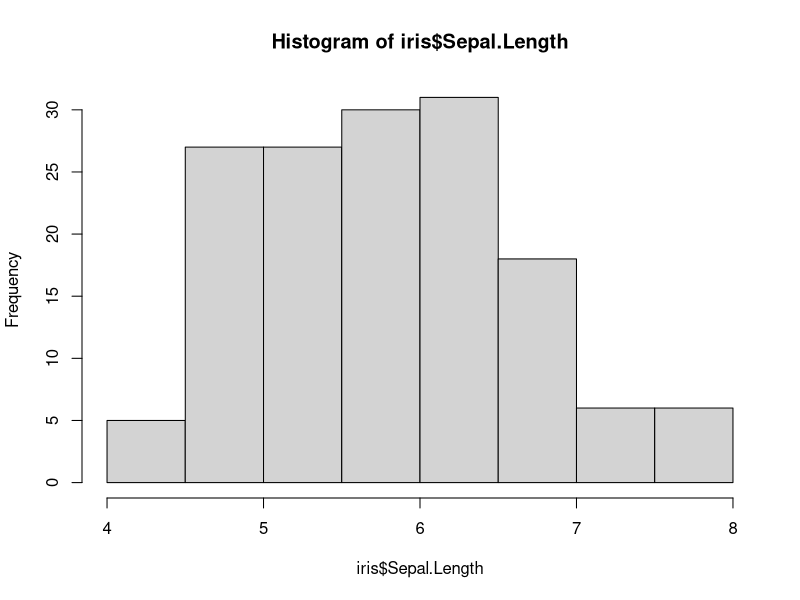
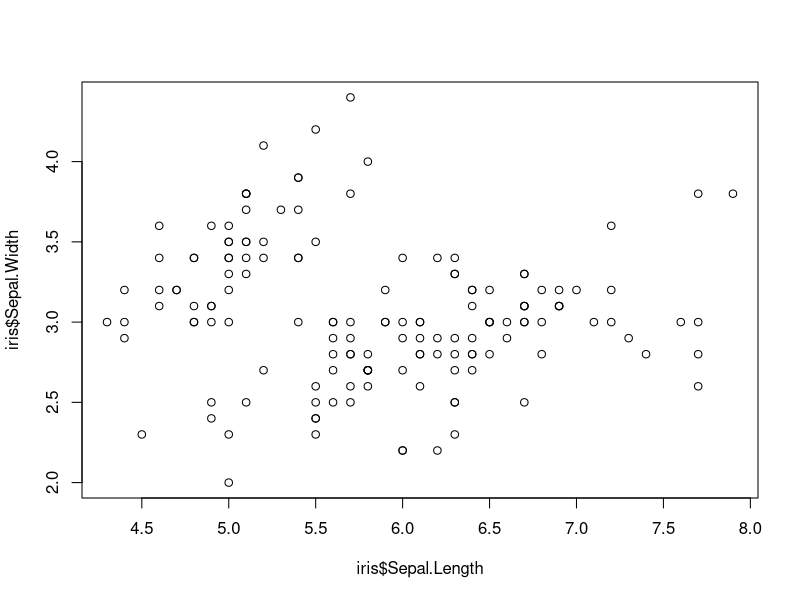
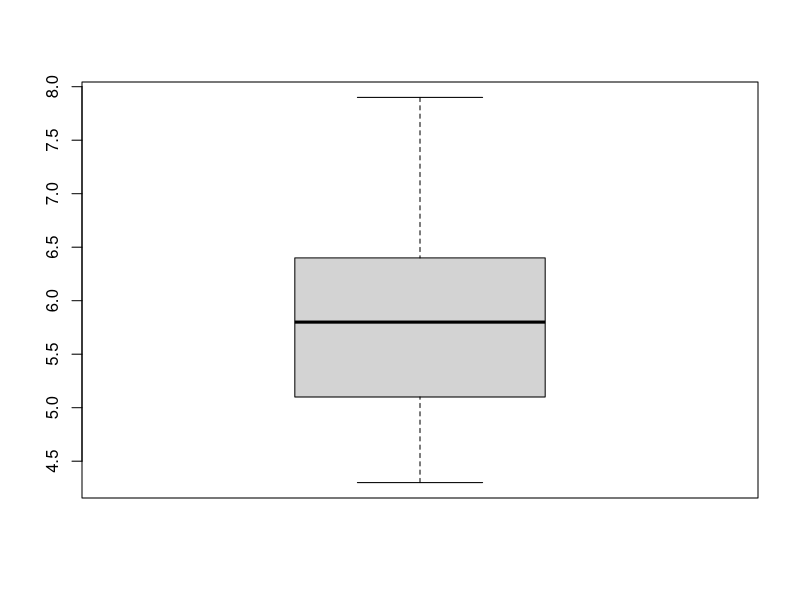
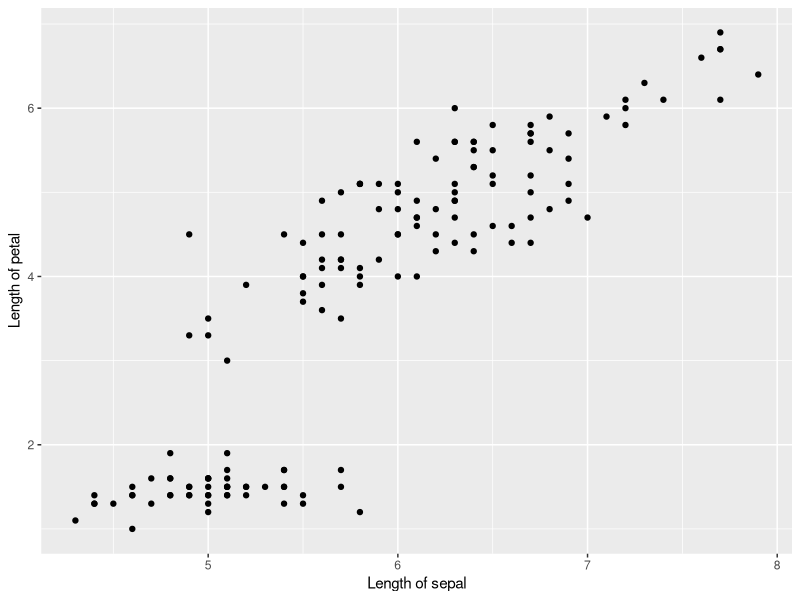
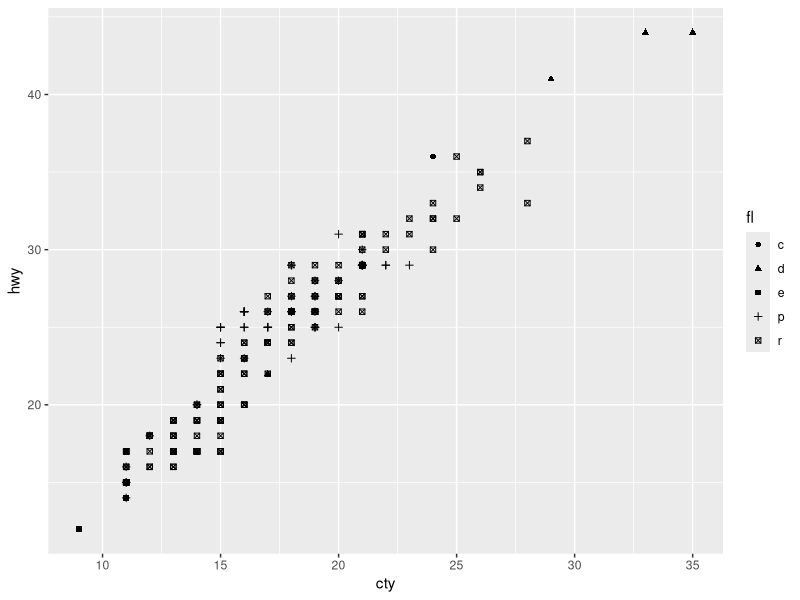
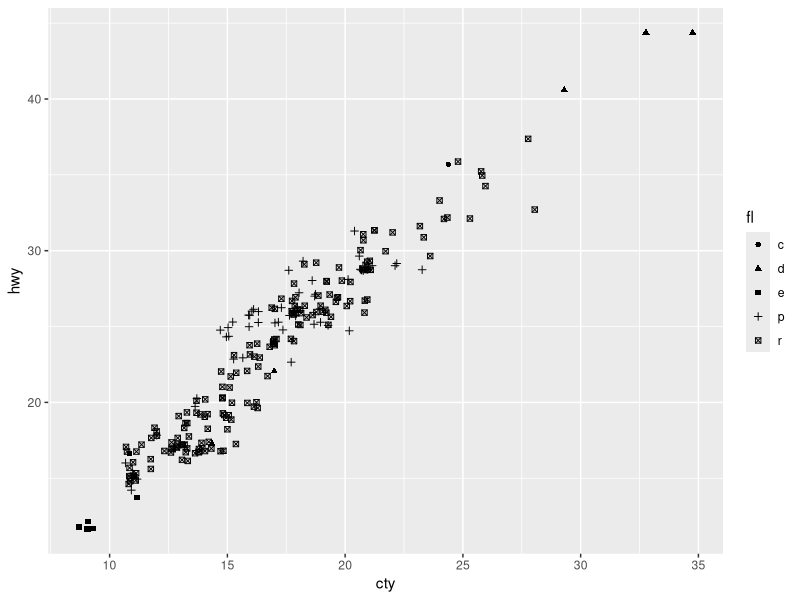
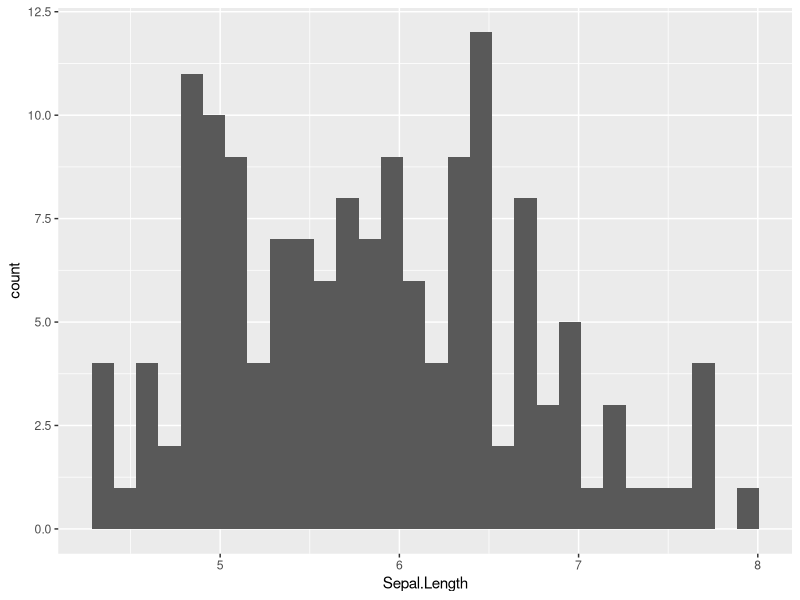
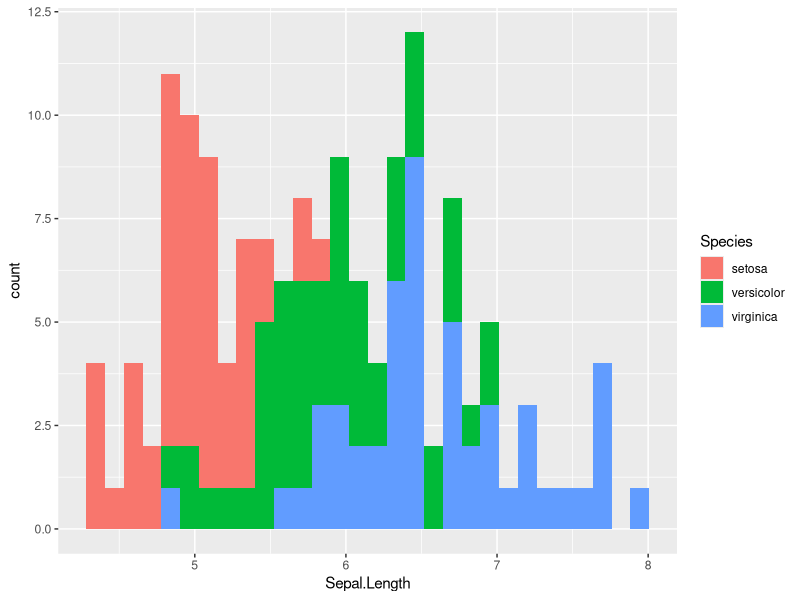

These charts were generated, in order, by the following R code:
## ---- chunk 1
knitr::opts_chunk$set(echo = TRUE)
library(tidyverse) 
library(MASS) 
## ---- chunk 2

hist(iris$Sepal.Length) #ヒストグラムを作成する
plot(iris$Sepal.Length, iris$Sepal.Width) #散布図を作成する
boxplot(iris$Sepal.Length) #箱ひげ図を作成する

## ---- chunk 3

p = ggplot() + 
  geom_point(data = iris, aes(x=Sepal.Length, y=Petal.Length)) + 
  labs(x = "Length of sepal", y = "Length of petal") 
p

## ---- chunk 4

p = ggplot2::ggplot() + 
  geom_point(data=mpg, aes(x=cty, y=hwy, shape = fl)) 
p



## ---- chunk 5

p = ggplot2::ggplot() + 
  geom_jitter(data=mpg, aes(x=cty, y=hwy, shape = fl)) 
p

## ---- chunk 6

p = ggplot() + 
  geom_histogram(data = iris, aes(x=Sepal.Length))  #xに，横軸にしたい変数を入れる。
p

p = ggplot() + 
  geom_histogram(data = iris, aes(x=Sepal.Length, fill = Species))  #種類ごとに色の塗りつぶしを変えたい場合は，fillに指定する。
p

p = ggplot() + 
  geom_histogram(data = iris, aes(x=Sepal.Length, color = Species))  #colorだと周りの線の色を変える。
p


## ---- chunk 7

p = ggplot() + 
  geom_boxplot(data = InsectSprays, aes(x=spray, y=count))
p

p = ggplot() + 
  geom_boxplot(data = InsectSprays, aes(x=spray, y=count, fill = spray))
p

## ---- chunk 8

p = ggplot() + 
  geom_violin(data = InsectSprays, aes(x=spray, y=count))
p


p = ggplot() + 
  geom_violin(data = InsectSprays, aes(x=spray, y=count, fill = spray))
p

## ---- chunk 9

#サンプルデータをつくる: 10日間の気温の変化
temperature = data.frame(
    Days  = 1:10, 
    Celsius = c(17.2, 17.5, 18.1, 18.8, 19.0, 19.2, 19.7, 20.2, 20.5, 20.1)
)
temperature

p = ggplot() + 
  geom_line(data = temperature, aes(x=Days, y=Celsius)) + 
  geom_point(data = temperature, aes(x=Days, y=Celsius)) 
p

## ---- chunk 10

#サンプルデータをつくる
sample_dat = data.frame(Condition=c("A", "B" ,"C"), 
                        mean=c(2, 5, 8), 
                        lower=c(1.1, 4.2, 7.5), 
                        upper=c(3.0, 6.8, 9.1))
#meanが平均，lowerとupperにそれぞれ下限値と上限値。

p = ggplot() + 
  geom_point(data = sample_dat, aes(x = Condition, y = mean)) + 
  geom_errorbar(data = sample_dat, aes(x = Condition, ymax = upper, ymin = lower), width = 0.1) 
#まず，geom_pointで平均を点で示したグラフを作成する。そのグラフに，ymaxとyminにそれぞれ上限値と下限値を指定したエラーバーのグラフを重ねる（widthでエラーバーの横の長さを指定できる）。
p


p2 = ggplot() + 
  geom_pointrange(data = sample_dat, aes(x = Condition, y = mean, ymax = upper, ymin = lower)) 
#geom_pointrangeならば，点とエラーバーの両方を一括して指定できる。
p2

## ---- chunk 11
p = ggplot() +
  geom_point(data = iris, aes(x=Sepal.Length, y=Petal.Length)) + facet_wrap(vars(Species)) 
p

## ---- chunk 12

p = ggplot() +
  geom_point(data = iris, aes(x=Sepal.Length, y=Petal.Length)) + 
  labs(x = "Length of sepal", y = "Length of petal")

## ---- chunk 13

p = ggplot() +
  geom_point(data = iris, aes(x=Sepal.Length, y=Petal.Length)) 
p + theme(axis.title.x = element_text(size = 20)) #x軸のフォントサイズを変える
p + theme(panel.background = element_rect(fill = "white", colour = "black")) #背景や枠線の色を変える

## ---- chunk 14

p = ggplot() +
  geom_point(data = iris, aes(x=Sepal.Length, y=Petal.Length)) 
p + theme_bw()
p + theme_gray()
p + theme_classic()

